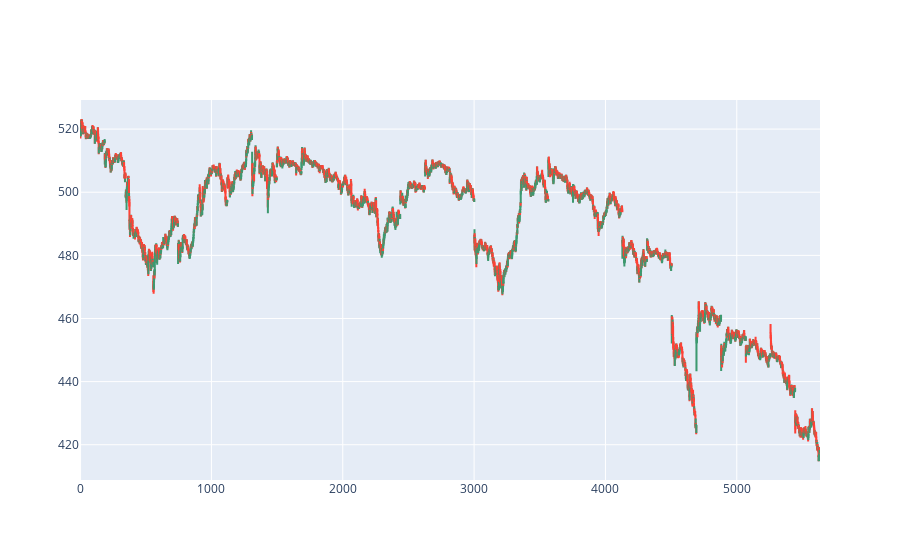

Write notebook code for a chart like this one.
### Code cell
# hr map without any break
fig = go.Figure(data = [go.Candlestick(x = tatamotors_2m.index, 
                open = tatamotors_2m['Open'],
                high = tatamotors_2m['High'],
                low = tatamotors_2m['Low'],
                close = tatamotors_2m['Close'])])
fig.update_layout(xaxis_rangeslider_visible = False, hovermode = 'x unified')
fig.update_xaxes(rangebreaks = [dict(values = dt_breaks_hr), dict(pattern='hour', bounds=[15.5, 9.24])])
# fig.update_xaxes(rangebreaks = [dict(bounds=['sat','mon'])])

fig.show()

### Figure 1 — Plotly figure (JSON) as saved in the notebook; plotly's stock layout.template omitted (floating-point values rounded to 4 significant figures; data arrays with more than 128 entries replaced by an {"elided": "..."} marker saying what was removed)
{"data": [{"close": {"elided": "5634 float values"}, "high": {"elided": "5634 float values"}, "low": {"elided": "5634 float values"}, "open": {"elided": "5634 float values"}, "type": "candlestick", "x": {"elided": "5634 int values"}}], "layout": {"hovermode": "x unified", "xaxis": {"rangebreaks": [{"values": []}, {"bounds": [15.5, 9.24], "pattern": "hour"}], "rangeslider": {"visible": false}}}}
